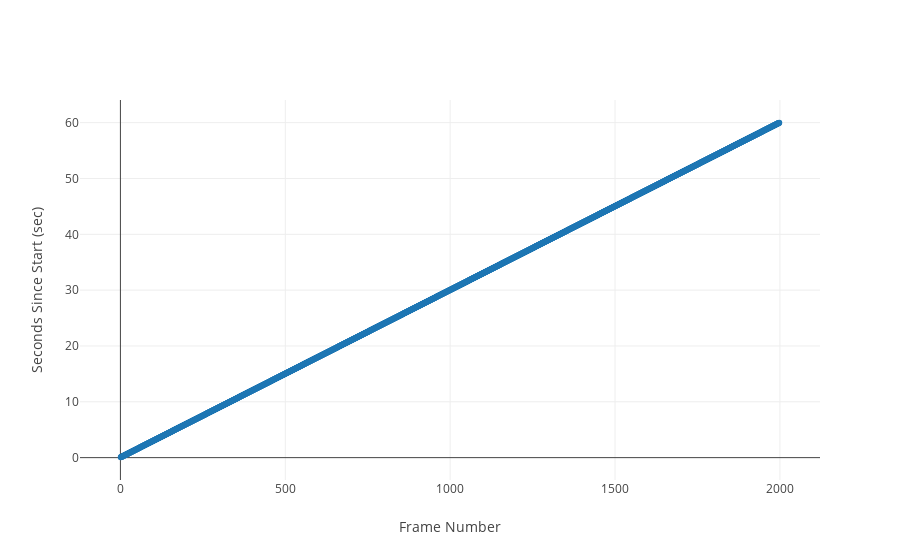

Write notebook code for a chart like this one.
### Markdown cell above
Looks pretty good, right?

### Code cell
fig = {
    'data': [{
        'x': frame_df.value, 
        'y': frame_df.secondsSinceStart, 
        'text': '', 
        'mode': 'markers', 
        'name': ''
    }],
    'layout': {
        'xaxis': {'title': 'Frame Number'},
        'yaxis': {'title': "Seconds Since Start (sec)"}
    }
}

iplot(fig, filename='pandas/multiple-scatter')

### Figure 1 — Plotly figure (JSON) as saved in the notebook; plotly's stock layout.template omitted (floating-point values rounded to 4 significant figures; data arrays with more than 128 entries replaced by an {"elided": "..."} marker saying what was removed)
{"data": [{"mode": "markers", "name": "", "text": "", "x": {"elided": "1998 int values"}, "y": {"elided": "1998 float values"}}], "layout": {"xaxis": {"title": "Frame Number"}, "yaxis": {"title": "Seconds Since Start (sec)"}}}
